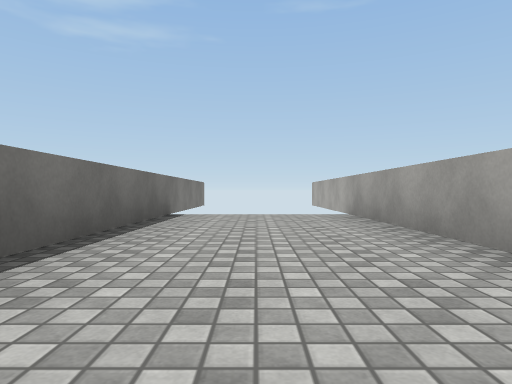
view 1 (above)

13 first-person views from a walk through a Unity game level. The camera is 0.58 m above the floor, looks level and sees 75° across. The floor is counted in squares, 2 m on a side. Each view is taken from the middle of a square. On the plan, view 1 faces up. The plan holds only what a view shows up to about 9 squares ahead; the rest is blank. Surface patterns are stand-ins for the level's own textures.

view 2
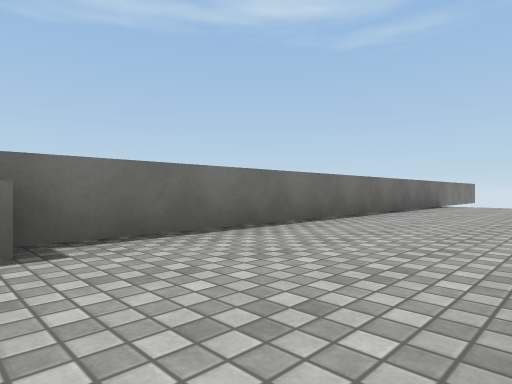

view 3
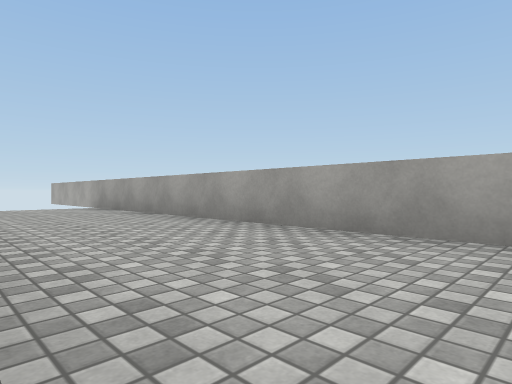

view 4
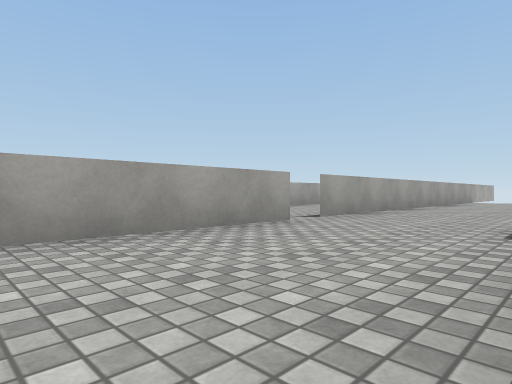

view 5
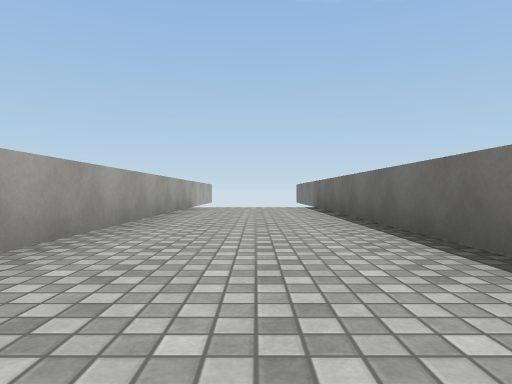

view 6
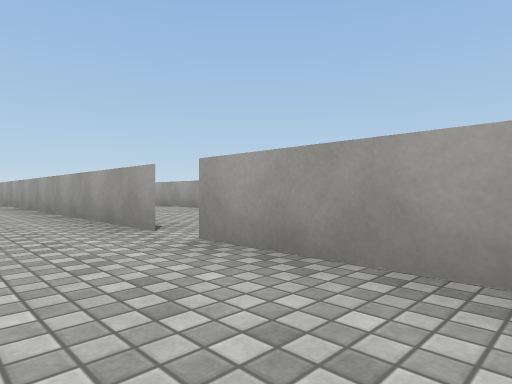

view 7
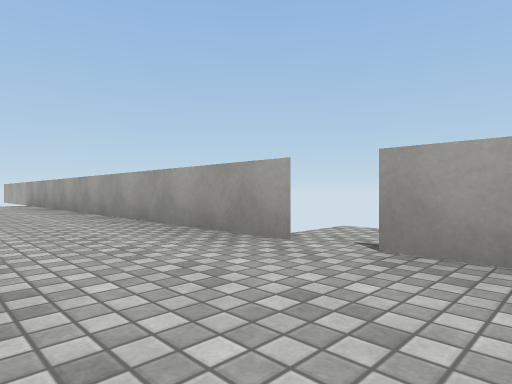

view 8
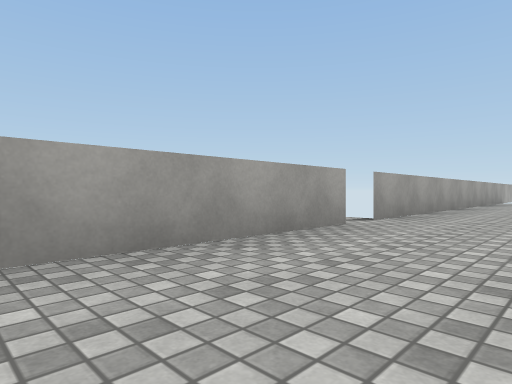

view 9
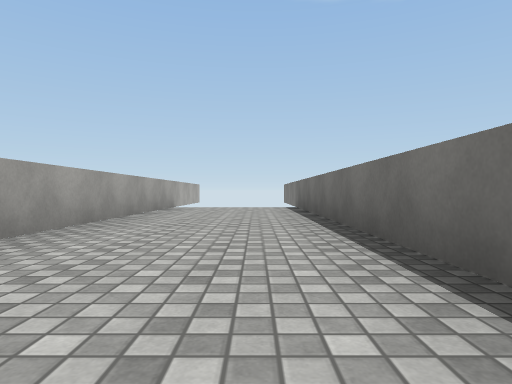

view 10
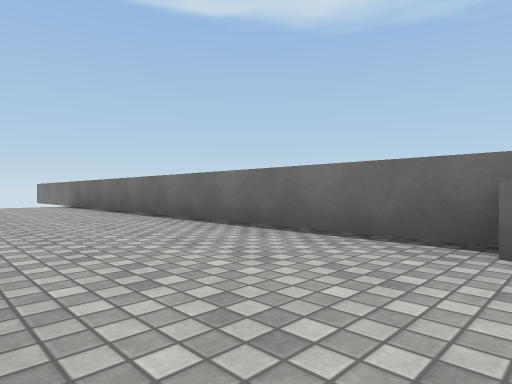

view 11
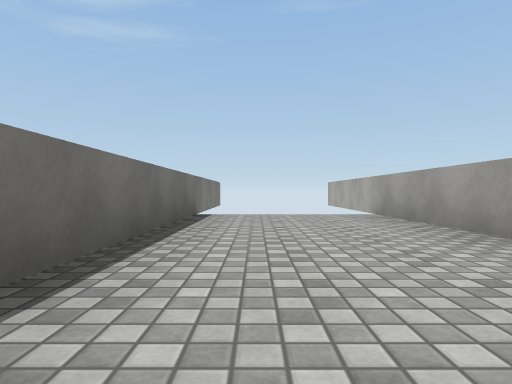

view 12
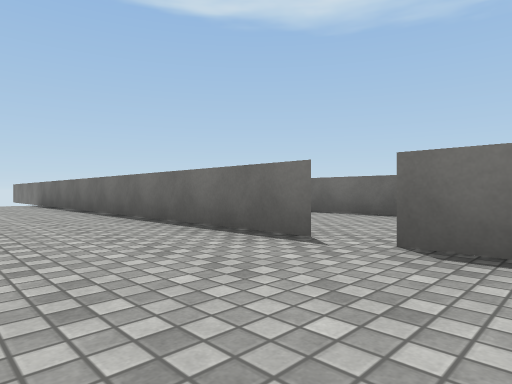

view 13
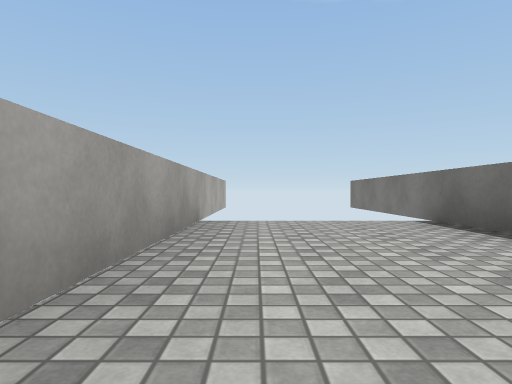

### Floor plan
Points are (right, up) in squares from view 1. A wall is a line through its corners. A room is listed if a view was taken in it or the views show most of it. See-through windows are left out.
Room 1 (views 1, 3, 4, 5, 6)
walls: (-1.1, -3.9) (-1.1, -11); (1.2, -2.8) (1.2, 5.5); (-1.1, 4.9) (-1.1, -2.1); (1.2, -11.5) (1.2, -3.2)
ways out: opening at (1, -3) to room 2
objects: other object (-1, -3)
Room 2 (views 2, 7, 8, 9, 10, 11, 12, 13)
walls: (1.2, -3.2) (1.2, -11.5); (1.2, -2.1) (1.2, -2.8); (3.6, -2.8) (3.6, 5.5); (1.2, 5.5) (1.2, 1); (3.6, -11.5) (3.6, -3.2)
ways out: opening at (1, -3) to room 1

Where each view was taken, in squares from view 1:
view 1: 0 up, 0 right, facing up
view 2: 3 down, 1 right, facing up-left
view 3: 2 down, 1 left, facing up-right
view 4: 0 up, 1 left, facing down-right
view 5: 4 down, 0 right, facing down
view 6: 5 down, 0 right, facing up-right
view 7: 4 down, 2 right, facing up-right
view 8: 0 up, 2 right, facing down-right
view 9: 4 down, 2 right, facing down
view 10: 3 down, 1 right, facing down-left
view 11: 0 up, 2 right, facing up
view 12: 2 down, 3 right, facing down-left
view 13: 7 down, 3 right, facing down
